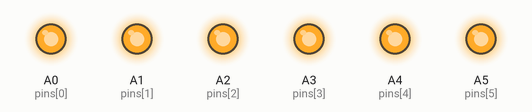
Simulated run of this sketch. Board: Arduino Nano, built with avr-gcc and run on an emulated ATmega328P. Parts: output pins drawn as LEDs (lit = HIGH). What the sketch prints to the serial monitor is not drawn.

Above: at 0.05 s.
At 0.3 s:
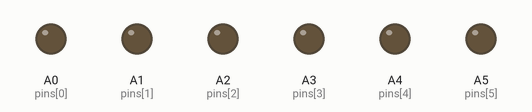
At 1.25 s:
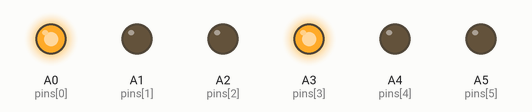
At 2.21 s:
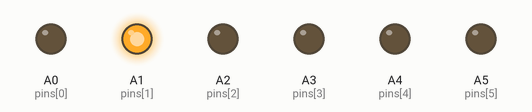
At 4.26 s:
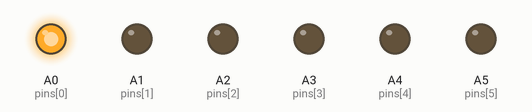
At 8.16 s:
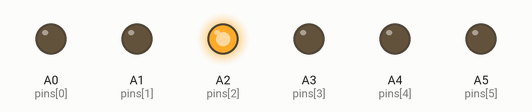
Timing chart, 0 to 8.5 s (numbered marks = the images above):
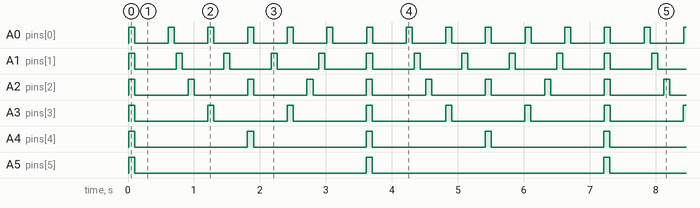

Measured:
- by itself, A0 (pins[0]): alternates HIGH for 0.09 s and LOW for 0.51 s
- by itself, A1 (pins[1]): alternates HIGH for 0.09 s and LOW for 0.63 s
- by itself, A2 (pins[2]): alternates HIGH for 0.09 s and LOW for 0.81 s
- by itself, A3 (pins[3]): alternates HIGH for 0.09 s and LOW for 1.1 s
- by itself, A4 (pins[4]): alternates HIGH for 0.09 s and LOW for 1.7 s
- by itself, A5 (pins[5]): alternates HIGH for 0.09 s and LOW for 3.5 s

The sketch:

pulsecounter_simulator.ino
```cpp
// Forked from https://gist.github.com/mattiarossi/6859617

#define triggerDelay 90
#define channels     6
#define ppw          1


int pins[channels] = {A0,A1,A2,A3,A4,A5};
int wattshour[channels]={6000,5000,4000,3000,2000,1000};
int pulseStatus[channels]={0};
unsigned long pulseInterval[channels]={0};
unsigned long nextPulseOn[channels] = {0};
unsigned long nextPulseOff[channels] = {0};


void setup()
{
  Serial.begin(115200);
  for (int i = 0; i < channels; i++){
    pinMode(pins[i], OUTPUT);
    pulseInterval[i] =  3600000 / wattshour[i] / ppw;
    Serial.print("Pulse ");
    Serial.print(i);
    Serial.print(" one every ");
    Serial.print(pulseInterval[i]);
    Serial.println(" millis ");
  }

}

void loop()
{
  unsigned long time = millis();

  for (int i = 0; i < channels; i++){
    if(time > nextPulseOn[i] && pulseStatus[i] == 0){

      digitalWrite(pins[i], HIGH);
      pulseStatus[i]   = 1;
      nextPulseOn[i]   = time  + pulseInterval[i];
      nextPulseOff[i]  = time+ triggerDelay;

    }
    if (pulseStatus[i] == 1 && time > nextPulseOff[i]){
      digitalWrite(pins[i], LOW);
      pulseStatus[i] = 0;

    }
  }

}
```
